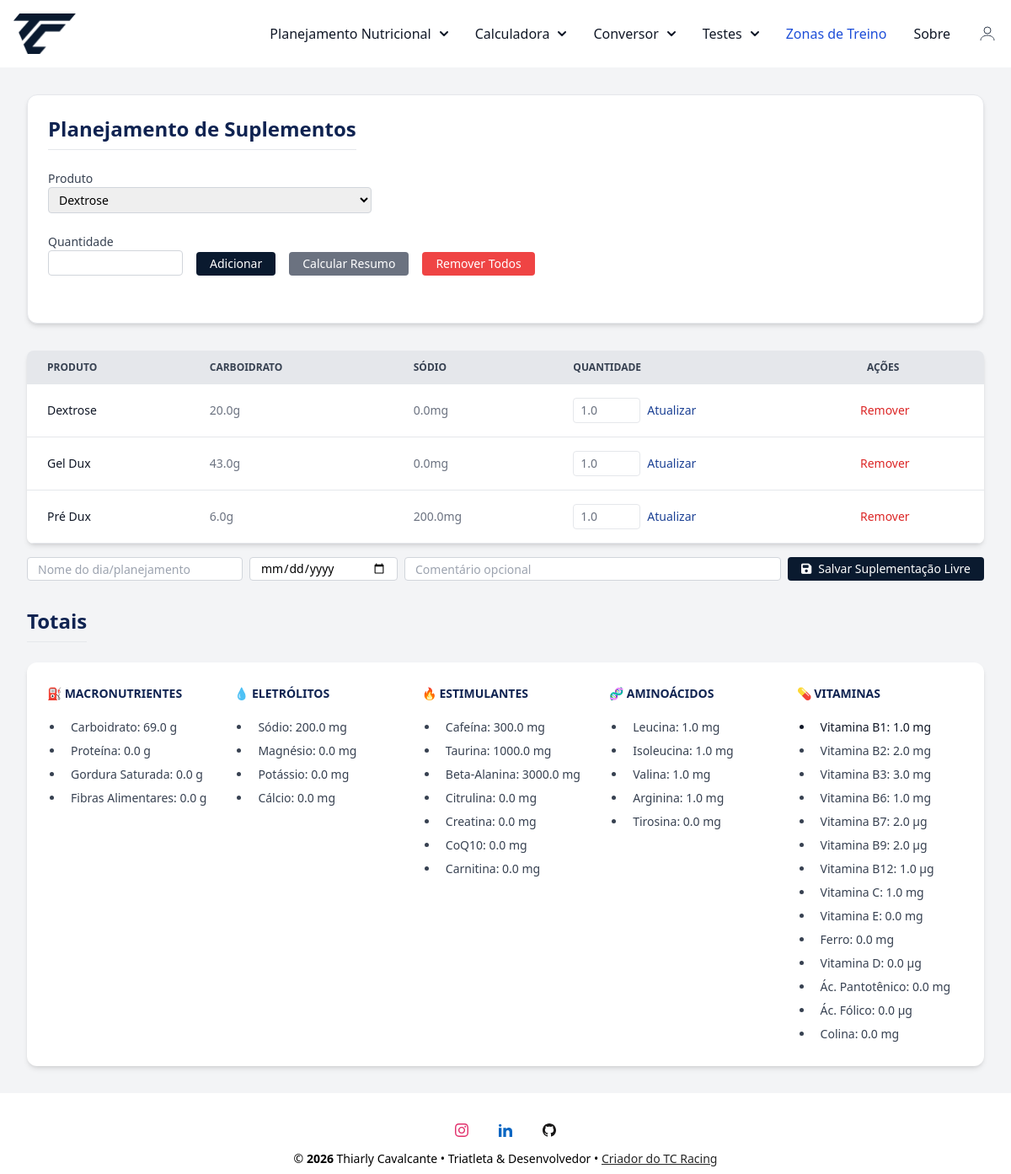
The page /planejamento (signed in) on the database its author committed.
### conversor/models.py (models this page shows, shortened)
class PlanejamentoItem(database.Model):
    __tablename__ = 'planejamento_itens'
    id = database.Column(database.Integer, primary_key=True)
    user_id = database.Column(database.Integer, database.ForeignKey('user.id'), nullable=False)
    suplemento_id = database.Column(database.Integer, database.ForeignKey('suplementos.id', ondelete='SET NULL'))
    quantidade = database.Column(database.Float, nullable=False)
    suplemento = database.relationship('Suplemento', lazy=True)

class Suplemento(database.Model):
    __tablename__ = 'suplementos'
    id = database.Column(database.Integer, primary_key=True)
    user_id = database.Column(database.Integer, database.ForeignKey('user.id'), nullable=False)
    nome = database.Column(database.String(100), nullable=False)
    tipo = database.Column(database.String(50), nullable=False)
    marca = database.Column(database.String(50))
    gramas_por_porcao = database.Column(database.Float)
    descricao_porcao = database.Column(database.String(50))
    carbo = database.Column(database.Float)
    proteina = database.Column(database.Float)
    gordura_saturada = database.Column(database.Float)
    fibras_alimentares = database.Column(database.Float)
    sodio = database.Column(database.Float)
    magnesio = database.Column(database.Float)
    potassio = database.Column(database.Float)
    calcio = database.Column(database.Float)
    cloro = database.Column(database.Float)
    fosforo = database.Column(database.Float)
    zinco = database.Column(database.Float)
    cafeina = database.Column(database.Float)
    taurina = database.Column(database.Float)
    beta_alanina = database.Column(database.Float)
    citrulina = database.Column(database.Float)
    creatina = database.Column(database.Float)
    coq10 = database.Column(database.Float)
    carnitina = database.Column(database.Float)
    leucina = database.Column(database.Float)
    isoleucina = database.Column(database.Float)
    valina = database.Column(database.Float)
    arginina = database.Column(database.Float)
    niacina = database.Column(database.Float)
    tirosina = database.Column(database.Float)
    vit_b1 = database.Column(database.Float)
    vit_b2 = database.Column(database.Float)
    vit_b3 = database.Column(database.Float)
    vit_b5 = database.Column(database.Float)
    vit_b6 = database.Column(database.Float)
    vit_b7 = database.Column(database.Float)
    vit_b9 = database.Column(database.Float)
    vit_b12 = database.Column(database.Float)
    vit_c = database.Column(database.Float)
    vit_e = database.Column(database.Float)
    vit_ferro = database.Column(database.Float)
    vit_d = database.Column(database.Float)
    colina = database.Column(database.Float)
    acido_pantotenico = database.Column(database.Float)
    acido_folico = database.Column(database.Float)
    comentario = database.Column(database.Text)  # campo livre para observações
    ingredientes = database.Column(database.Text)  # composição ou descrição dos ingredientes

### conversor/router.py (the view, shortened to what this page needs)
@app.route('/planejamento', methods=['GET', 'POST'])
@login_required
def planejamento():
    form = PlanningItemForm()
    form.suplemento_id.choices = [
        (s.id, s.nome) for s in Suplemento.query.order_by(Suplemento.nome.asc()).all()
    ]
    itens = PlanejamentoItem.query.filter_by(user_id=current_user.id).all()
    itens_validos = []
    for item in itens:
        if item.suplemento is None:
            database.session.delete(item)
        else:
            itens_validos.append(item)
    database.session.commit()
    totais = calcular_totais_planejamento(itens_validos)
    return render_template('planejamento.html', form=form, itens=itens_validos, totais=totais)

### conversor/forms.py
class PlanningItemForm(FlaskForm):
    suplemento_id = SelectField('Produto', coerce=int, validators=[DataRequired()])
    quantidade = DecimalFieldBR('Quantidade', places=2, rounding=None, validators=[DataRequired(), NumberRange(min=0.01)])
    submit = SubmitField('Adicionar')

### conversor/models.py (called while the page is built)
@login_manager.user_loader
def load_user(user_id):
    return User.query.get(int(user_id))

### conversor/templates/planejamento.html (shortened to what this page needs)
{% extends "base.html" %}
{% block content %}
<div class="max-w-7xl mx-auto py-8 px-4 sm:px-6 lg:px-8">
<div class="bg-white shadow-md rounded-xl p-6 border border-gray-200 mb-8">
  <h1 class="text-2xl font-bold text-left mb-6 border-b pb-2 title-nave">Planejamento de Suplementos</h1>
  <div class="flex flex-col gap-4 mb-8">
    <form method="POST" class="flex flex-col gap-4">
      <div class="w-full sm:max-w-sm">
        {{ form.suplemento_id.label(class="block text-sm font-medium text-gray-700") }}
        {{ form.suplemento_id(
          class="border border-gray-300 rounded px-2 py-1 text-sm w-full",
          id="select-suplemento"
        ) }}
      </div>
      <div class="flex flex-col sm:flex-row gap-4 items-end">
        <div class="w-full sm:w-40">
          {{ form.quantidade.label(class="block text-sm font-medium text-gray-700") }}
          {{ form.quantidade(
            class="border border-gray-300 rounded px-2 py-1 text-sm w-full",
            step="0.01", min="0.01"
          ) }}
        </div>
    </form>
    <div class="flex flex-col sm:flex-row gap-4 mt-2">
      <button type="submit" class=" btn-nave text-white text-sm px-4 py-1 rounded w-full sm:w-auto mt-1 sm:mt-[22px]">
        Adicionar
      </button>
    </div>
      <a href="{{ url_for('resumo_view') }}" class="bg-gray-500 text-white text-sm px-4 py-1 rounded hover:bg-gray-600 w-full sm:w-auto text-center">
        Calcular Resumo
      </a>
      <form method="POST" action="{{ url_for('remover_todos_itens') }}" onsubmit="return confirm('Deseja remover todos os itens?')" class="w-full sm:w-auto">
        <button type="submit" class="bg-red-500 text-white text-sm px-4 py-1 rounded hover:bg-red-600 w-full sm:w-auto">
          Remover Todos
        </button>
      </form>
    </div>
  </div>
</div>
  {% if itens %}
    <div class="relative overflow-x-auto shadow-md sm:rounded-lg">
      <table class="w-full text-sm text-left rtl:text-right text-gray-500 dark:text-gray-400">
        <thead class="text-xs text-gray-700 uppercase bg-gray-200 dark:bg-gray-700 dark:text-gray-400">
          <tr>
            <th scope="col" class="px-6 py-3 ">Produto</th>
            <th scope="col" class="px-6 py-3 ">Carboidrato</th>
            <th scope="col" class="px-6 py-3 ">Sódio</th>
            <th scope="col" class="px-6 py-3 ">Quantidade</th>
            <th scope="col" class="px-6 py-3 ">Ações</th>
          </tr>
        </thead>
        <tbody>
          {% for item in itens %}
          <tr class="bg-white border-b dark:bg-gray-800 dark:border-gray-700 border-gray-200" >
            <th scope="row" class="px-6 py-4 font-medium text-gray-900 whitespace-nowrap dark:text-white">{{ item.suplemento.nome }}</th>
            <td class="px-6 py-4 whitespace-nowrap">
              {{ (item.suplemento.carbo or 0) * item.quantidade | round(1) }}g
            </td>
            <td class="px-6 py-4 whitespace-nowrap">
              {{ (item.suplemento.sodio or 0) * item.quantidade | round(1) }}mg
            </td>
            <td class="px-6 py-4 whitespace-nowrap">
              <form method="POST" action="{{ url_for('atualizar_quantidade', item_id=item.id) }}" class="flex items-center gap-2">
                <input type="number" name="quantidade" value="{{ item.quantidade | float | round(2) }}" step="any" min="0.01" class="w-20 px-2 py-1 border rounded">
                <button type="submit" class="resumo-nave hover:underline">Atualizar</button>
              </form>
            </td>
            <td class="px-4 py-2 border-b whitespace-nowrap">
              <form method="POST" action="{{ url_for('remover_item', item_id=item.id) }}" onsubmit="return confirm('Deseja remover este item?')">
                <button type="submit" class="text-red-600 hover:underline">Remover</button>
              </form>
            </td>
          </tr>
          {% endfor %}
        </tbody>
      </table>
    </div>
  {% else %}
    <p class="text-gray-600 mb-8">Nenhum item no planejamento ainda.</p>
  {% endif %}
  <form method="POST" action="{{ url_for('salvar_resumo_livre') }}"
        class="flex flex-col sm:flex-row flex-wrap items-end gap-2 mt-4 mb-8">
      <input type="text" name="nome_treino"
          placeholder="Nome do dia/planejamento"
          required
          class="w-full sm:w-64 px-3 py-1 h-7 border border-gray-300 rounded text-sm">
      <input type="date" name="data"
          required
          class="w-full sm:w-44 px-3 py-1 h-7 border border-gray-300 rounded text-sm">
      <input type="text" name="comentario"
          placeholder="Comentário opcional"
          class="w-full sm:flex-1 px-3 py-1 h-7 border border-gray-300 rounded text-sm">
      <button type="submit"
            class="btn-nave text-white text-sm px-4 py-1 rounded flex items-center gap-2">
      <i class="fas fa-save"></i> Salvar Suplementação Livre
      </button>
  </form>
  <div class="mt-8">
    <h2 class="text-2xl font-bold text-left mb-6 border-b pb-2 title-nave">Totais</h2>
    <div class="bg-white shadow-md rounded-xl p-6">
      <div class="grid grid-cols-1 sm:grid-cols-2 md:grid-cols-3 lg:grid-cols-5 gap-6">
        <div>
          <h3 class="text-sm font-semibold title-naveuppercase title-nave  rounded mb-4">⛽️ MACRONUTRIENTES</h3>
          <ul class="list-disc pl-5 text-gray-800">
            <li class="px-2 py-1 font-medium text-gray-700 text-sm whitespace-nowrap dark:text-white">Carboidrato: {{ totais.carbo | round(2) }} g</li>
            <li class="px-2 py-1 font-medium text-gray-700 text-sm whitespace-nowrap dark:text-white">Proteína: {{ totais.proteina | round(2) }} g</li>
            <li class="px-2 py-1 font-medium text-gray-700 text-sm whitespace-nowrap dark:text-white">Gordura Saturada: {{ totais.gordura_saturada | round(2) }} g</li>
            <li class="px-2 py-1 font-medium text-gray-700 text-sm whitespace-nowrap dark:text-white">Fibras Alimentares: {{ totais.fibras_alimentares | round(2) }} g</li>
          </ul>
        </div>
        <div>
          <h3 class="text-sm font-semibold title-naveuppercase title-nave rounded mb-4">💧 ELETRÓLITOS</h3>
          <ul class="list-disc pl-5 text-gray-800">
            <li class="px-2 py-1 font-medium text-gray-700 text-sm whitespace-nowrap dark:text-white">Sódio: {{ totais.sodio | round(2) }} mg</li>
            <li class="px-2 py-1 font-medium text-gray-700 text-sm whitespace-nowrap dark:text-white">Magnésio: {{ totais.magnesio | round(2) }} mg</li>
            <li class="px-2 py-1 font-medium text-gray-700 text-sm whitespace-nowrap dark:text-white">Potássio: {{ totais.potassio | round(2) }} mg</li>
            <li class="px-2 py-1 font-medium text-gray-700 text-sm whitespace-nowrap dark:text-white">Cálcio: {{ totais.calcio | round(2) }} mg</li>
          </ul>
        </div>
        <div>
          <h3 class="text-sm font-semibold title-nave uppercase title-nave rounded mb-4">🔥 Estimulantes</h3>
          <ul class="list-disc pl-5 text-gray-800">
            <li class="px-2 py-1 font-medium text-gray-700 text-sm whitespace-nowrap dark:text-white">Cafeína: {{ totais.cafeina | round(2) }} mg</li>
            <li class="px-2 py-1 font-medium text-gray-700 text-sm whitespace-nowrap dark:text-white">Taurina: {{ totais.taurina | round(2) }} mg</li>
            <li class="px-2 py-1 font-medium text-gray-700 text-sm whitespace-nowrap dark:text-white">Beta-Alanina: {{ totais.beta_alanina | round(2) }} mg</li>
            <li class="px-2 py-1 font-medium text-gray-700 text-sm whitespace-nowrap dark:text-white">Citrulina: {{ totais.citrulina | round(2) }} mg</li>
            <li class="px-2 py-1 font-medium text-gray-700 text-sm whitespace-nowrap dark:text-white">Creatina: {{ totais.creatina | round(2) }} mg</li>
            <li class="px-2 py-1 font-medium text-gray-700 text-sm whitespace-nowrap dark:text-white">CoQ10: {{ totais.coq10 | round(2) }} mg</li>
            <li class="px-2 py-1 font-medium text-gray-700 text-sm whitespace-nowrap dark:text-white">Carnitina: {{ totais.carnitina | round(2) }} mg</li>
          </ul>
        </div>
        <div>
          <h3 class="text-sm font-semibold title-nave uppercase btitle-nave rounded mb-4">🧬 Aminoácidos</h3>
          <ul class="list-disc pl-5 text-gray-800">
            <li class="px-2 py-1 font-medium text-gray-700 text-sm whitespace-nowrap dark:text-white">Leucina: {{ totais.leucina | round(2) }} mg</li>
            <li class="px-2 py-1 font-medium text-gray-700 text-sm whitespace-nowrap dark:text-white">Isoleucina: {{ totais.isoleucina | round(2) }} mg</li>
            <li class="px-2 py-1 font-medium text-gray-700 text-sm whitespace-nowrap dark:text-white">Valina: {{ totais.valina | round(2) }} mg</li>
            <li class="px-2 py-1 font-medium text-gray-700 text-sm whitespace-nowrap dark:text-white">Arginina: {{ totais.arginina | round(2) }} mg</li>
            <li class="px-2 py-1 font-medium text-gray-700 text-sm whitespace-nowrap dark:text-white">Tirosina: {{ totais.tirosina | round(2) }} mg</li>
          </ul>
        </div>
        <div>
          <h3 class="text-sm font-semibold title-nave uppercase  rounded mb-4">💊 VITAMINAS</h3>
          <ul class="list-disc pl-5 text-gray-800">
            <li class="px-2 py-1 font-medium text-gray-900 text-sm whitespace-nowrap dark:text-white">Vitamina B1: {{ totais.vit_b1 | round(2) }} mg</span></li>
            <li class="px-2 py-1 font-medium text-gray-700 text-sm whitespace-nowrap dark:text-white">Vitamina B2: {{ totais.vit_b2 | round(2) }} mg</li>
            <li class="px-2 py-1 font-medium text-gray-700 text-sm whitespace-nowrap dark:text-white">Vitamina B3: {{ totais.vit_b3 | round(2) }} mg</li>
            <li class="px-2 py-1 font-medium text-gray-700 text-sm whitespace-nowrap dark:text-white">Vitamina B6: {{ totais.vit_b6 | round(2) }} mg</li>
            <li class="px-2 py-1 font-medium text-gray-700 text-sm whitespace-nowrap dark:text-white">Vitamina B7: {{ totais.vit_b7 | round(2) }}  µg</li>
            <li class="px-2 py-1 font-medium text-gray-700 text-sm whitespace-nowrap dark:text-white">Vitamina B9: {{ totais.vit_b9 | round(2) }}  µg</li>
            <li class="px-2 py-1 font-medium text-gray-700 text-sm whitespace-nowrap dark:text-white">Vitamina B12: {{ totais.vit_b12 | round(2) }}  µg</li>
            <li class="px-2 py-1 font-medium text-gray-700 text-sm whitespace-nowrap dark:text-white">Vitamina C: {{ totais.vit_c | round(2) }} mg</li>
            <li class="px-2 py-1 font-medium text-gray-700 text-sm whitespace-nowrap dark:text-white">Vitamina E: {{ totais.vit_e | round(2) }} mg</li>
            <li class="px-2 py-1 font-medium text-gray-700 text-sm whitespace-nowrap dark:text-white">Ferro: {{ totais.vit_ferro | round(2) }} mg</li>
            <li class="px-2 py-1 font-medium text-gray-700 text-sm whitespace-nowrap dark:text-white">Vitamina D: {{ totais.vit_d | round(2) }} µg</li>
            <li class="px-2 py-1 font-medium text-gray-700 text-sm whitespace-nowrap dark:text-white">Ác. Pantotênico: {{ totais.acido_pantotenico | round(2) }} mg</li>
            <li class="px-2 py-1 font-medium text-gray-700 text-sm whitespace-nowrap dark:text-white">Ác. Fólico: {{ totais.acido_folico | round(2) }} µg</li>
            <li class="px-2 py-1 font-medium text-gray-700 text-sm whitespace-nowrap dark:text-white">Colina: {{ totais.colina | round(2) }} mg</li>
          </ul>
        </div>
      </div>
    </div>
  </div>
</div>
{% endblock %}

### conversor/static/css/style.css (style rules this page uses)
html { height: 100%; }
body { display: flex; flex-direction: column; min-height: 100vh; margin: 0; }
.btn-nave { background-color: #0a1a2f; color: white; }
.title-nave { position: relative; display: inline-block; color: #0F2351; font-weight: 700; }
.title-nave::after { content: ""; position: absolute; width: 0; height: 3px; left: 0; bottom: -4px; background-color: #0a1a2f; transition: width 0.3s ease; }
.resumo-nave { color: #1b4094; }

### rows shown on the page
PlanejamentoItem: suplemento.nome "Dextrose", quantidade "1.0"
Suplemento: (item.suplemento.carboor0)*item.quantidade|round(1) "20.0", (item.suplemento.sodioor0)*item.quantidade|round(1) "0.0"
PlanejamentoItem: suplemento.nome "Gel Dux", quantidade "1.0"
Suplemento: (item.suplemento.carboor0)*item.quantidade|round(1) "43.0", (item.suplemento.sodioor0)*item.quantidade|round(1) "0.0"
PlanejamentoItem: suplemento.nome "Pré Dux", quantidade "1.0"
Suplemento: (item.suplemento.carboor0)*item.quantidade|round(1) "6.0", (item.suplemento.sodioor0)*item.quantidade|round(1) "200.0"

### other values the page prints
{{ totais.carbo | round(2) }} "69.0"
{{ totais.proteina | round(2) }} "0.0"
{{ totais.gordura_saturada | round(2) }} "0.0"
{{ totais.fibras_alimentares | round(2) }} "0.0"
{{ totais.sodio | round(2) }} "200.0"
{{ totais.magnesio | round(2) }} "0.0"
{{ totais.potassio | round(2) }} "0.0"
{{ totais.calcio | round(2) }} "0.0"
{{ totais.cafeina | round(2) }} "300.0"
{{ totais.taurina | round(2) }} "1000.0"
{{ totais.beta_alanina | round(2) }} "3000.0"
{{ totais.citrulina | round(2) }} "0.0"
{{ totais.creatina | round(2) }} "0.0"
{{ totais.coq10 | round(2) }} "0.0"
{{ totais.carnitina | round(2) }} "0.0"
